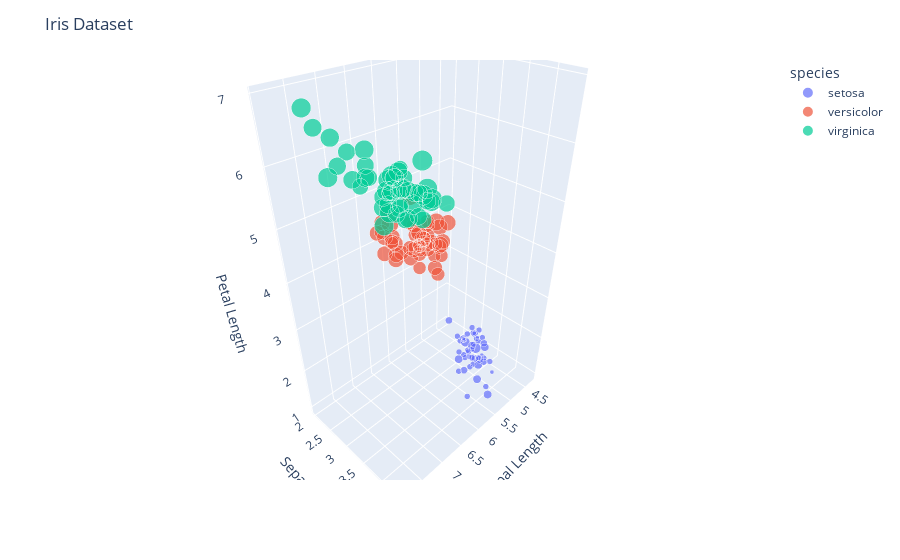

Notebook code cell kept with this figure:
### Code cell
fig = px.scatter_3d(iris_df, x="sepal_length", y="sepal_width", z="petal_length", color="species", size="petal_width", opacity=0.7)

# Add titles and axis labels
fig.update_layout(
    title="Iris Dataset",
    scene=dict(
        xaxis_title="Sepal Length",
        yaxis_title="Sepal Width",
        zaxis_title="Petal Length"
    )
)

# Show the plot
fig.show()

### Figure 1 — Plotly figure (JSON) as saved in the notebook; plotly's stock layout.template omitted (floating-point values rounded to 4 significant figures)
{"data": [{"hovertemplate": "species=setosa<br>sepal_length=%{x}<br>sepal_width=%{y}<br>petal_length=%{z}<br>petal_width=%{marker.size}<extra></extra>", "legendgroup": "setosa", "marker": {"color": "#636efa", "opacity": 0.7, "size": [0.2, 0.2, 0.2, 0.2, 0.2, 0.4, 0.3, 0.2, 0.2, 0.1, 0.2, 0.2, 0.1, 0.1, 0.2, 0.4, 0.4, 0.3, 0.3, 0.3, 0.2, 0.4, 0.2, 0.5, 0.2, 0.2, 0.4, 0.2, 0.2, 0.2, 0.2, 0.4, 0.1, 0.2, 0.2, 0.2, 0.2, 0.1, 0.2, 0.2, 0.3, 0.3, 0.2, 0.6, 0.4, 0.3, 0.2, 0.2, 0.2, 0.2], "sizemode": "area", "sizeref": 0.00625, "symbol": "circle"}, "mode": "markers", "name": "setosa", "scene": "scene", "showlegend": true, "type": "scatter3d", "x": [5.1, 4.9, 4.7, 4.6, 5, 5.4, 4.6, 5, 4.4, 4.9, 5.4, 4.8, 4.8, 4.3, 5.8, 5.7, 5.4, 5.1, 5.7, 5.1, 5.4, 5.1, 4.6, 5.1, 4.8, 5, 5, 5.2, 5.2, 4.7, 4.8, 5.4, 5.2, 5.5, 4.9, 5, 5.5, 4.9, 4.4, 5.1, 5, 4.5, 4.4, 5, 5.1, 4.8, 5.1, 4.6, 5.3, 5], "y": [3.5, 3, 3.2, 3.1, 3.6, 3.9, 3.4, 3.4, 2.9, 3.1, 3.7, 3.4, 3, 3, 4, 4.4, 3.9, 3.5, 3.8, 3.8, 3.4, 3.7, 3.6, 3.3, 3.4, 3, 3.4, 3.5, 3.4, 3.2, 3.1, 3.4, 4.1, 4.2, 3.1, 3.2, 3.5, 3.6, 3, 3.4, 3.5, 2.3, 3.2, 3.5, 3.8, 3, 3.8, 3.2, 3.7, 3.3], "z": [1.4, 1.4, 1.3, 1.5, 1.4, 1.7, 1.4, 1.5, 1.4, 1.5, 1.5, 1.6, 1.4, 1.1, 1.2, 1.5, 1.3, 1.4, 1.7, 1.5, 1.7, 1.5, 1, 1.7, 1.9, 1.6, 1.6, 1.5, 1.4, 1.6, 1.6, 1.5, 1.5, 1.4, 1.5, 1.2, 1.3, 1.4, 1.3, 1.5, 1.3, 1.3, 1.3, 1.6, 1.9, 1.4, 1.6, 1.4, 1.5, 1.4]}, {"hovertemplate": "species=versicolor<br>sepal_length=%{x}<br>sepal_width=%{y}<br>petal_length=%{z}<br>petal_width=%{marker.size}<extra></extra>", "legendgroup": "versicolor", "marker": {"color": "#EF553B", "opacity": 0.7, "size": [1.4, 1.5, 1.5, 1.3, 1.5, 1.3, 1.6, 1, 1.3, 1.4, 1, 1.5, 1, 1.4, 1.3, 1.4, 1.5, 1, 1.5, 1.1, 1.8, 1.3, 1.5, 1.2, 1.3, 1.4, 1.4, 1.7, 1.5, 1, 1.1, 1, 1.2, 1.6, 1.5, 1.6, 1.5, 1.3, 1.3, 1.3, 1.2, 1.4, 1.2, 1, 1.3, 1.2, 1.3, 1.3, 1.1, 1.3], "sizemode": "area", "sizeref": 0.00625, "symbol": "circle"}, "mode": "markers", "name": "versicolor", "scene": "scene", "showlegend": true, "type": "scatter3d", "x": [7, 6.4, 6.9, 5.5, 6.5, 5.7, 6.3, 4.9, 6.6, 5.2, 5, 5.9, 6, 6.1, 5.6, 6.7, 5.6, 5.8, 6.2, 5.6, 5.9, 6.1, 6.3, 6.1, 6.4, 6.6, 6.8, 6.7, 6, 5.7, 5.5, 5.5, 5.8, 6, 5.4, 6, 6.7, 6.3, 5.6, 5.5, 5.5, 6.1, 5.8, 5, 5.6, 5.7, 5.7, 6.2, 5.1, 5.7], "y": [3.2, 3.2, 3.1, 2.3, 2.8, 2.8, 3.3, 2.4, 2.9, 2.7, 2, 3, 2.2, 2.9, 2.9, 3.1, 3, 2.7, 2.2, 2.5, 3.2, 2.8, 2.5, 2.8, 2.9, 3, 2.8, 3, 2.9, 2.6, 2.4, 2.4, 2.7, 2.7, 3, 3.4, 3.1, 2.3, 3, 2.5, 2.6, 3, 2.6, 2.3, 2.7, 3, 2.9, 2.9, 2.5, 2.8], "z": [4.7, 4.5, 4.9, 4, 4.6, 4.5, 4.7, 3.3, 4.6, 3.9, 3.5, 4.2, 4, 4.7, 3.6, 4.4, 4.5, 4.1, 4.5, 3.9, 4.8, 4, 4.9, 4.7, 4.3, 4.4, 4.8, 5, 4.5, 3.5, 3.8, 3.7, 3.9, 5.1, 4.5, 4.5, 4.7, 4.4, 4.1, 4, 4.4, 4.6, 4, 3.3, 4.2, 4.2, 4.2, 4.3, 3, 4.1]}, {"hovertemplate": "species=virginica<br>sepal_length=%{x}<br>sepal_width=%{y}<br>petal_length=%{z}<br>petal_width=%{marker.size}<extra></extra>", "legendgroup": "virginica", "marker": {"color": "#00cc96", "opacity": 0.7, "size": [2.5, 1.9, 2.1, 1.8, 2.2, 2.1, 1.7, 1.8, 1.8, 2.5, 2, 1.9, 2.1, 2, 2.4, 2.3, 1.8, 2.2, 2.3, 1.5, 2.3, 2, 2, 1.8, 2.1, 1.8, 1.8, 1.8, 2.1, 1.6, 1.9, 2, 2.2, 1.5, 1.4, 2.3, 2.4, 1.8, 1.8, 2.1, 2.4, 2.3, 1.9, 2.3, 2.5, 2.3, 1.9, 2, 2.3, 1.8], "sizemode": "area", "sizeref": 0.00625, "symbol": "circle"}, "mode": "markers", "name": "virginica", "scene": "scene", "showlegend": true, "type": "scatter3d", "x": [6.3, 5.8, 7.1, 6.3, 6.5, 7.6, 4.9, 7.3, 6.7, 7.2, 6.5, 6.4, 6.8, 5.7, 5.8, 6.4, 6.5, 7.7, 7.7, 6, 6.9, 5.6, 7.7, 6.3, 6.7, 7.2, 6.2, 6.1, 6.4, 7.2, 7.4, 7.9, 6.4, 6.3, 6.1, 7.7, 6.3, 6.4, 6, 6.9, 6.7, 6.9, 5.8, 6.8, 6.7, 6.7, 6.3, 6.5, 6.2, 5.9], "y": [3.3, 2.7, 3, 2.9, 3, 3, 2.5, 2.9, 2.5, 3.6, 3.2, 2.7, 3, 2.5, 2.8, 3.2, 3, 3.8, 2.6, 2.2, 3.2, 2.8, 2.8, 2.7, 3.3, 3.2, 2.8, 3, 2.8, 3, 2.8, 3.8, 2.8, 2.8, 2.6, 3, 3.4, 3.1, 3, 3.1, 3.1, 3.1, 2.7, 3.2, 3.3, 3, 2.5, 3, 3.4, 3], "z": [6, 5.1, 5.9, 5.6, 5.8, 6.6, 4.5, 6.3, 5.8, 6.1, 5.1, 5.3, 5.5, 5, 5.1, 5.3, 5.5, 6.7, 6.9, 5, 5.7, 4.9, 6.7, 4.9, 5.7, 6, 4.8, 4.9, 5.6, 5.8, 6.1, 6.4, 5.6, 5.1, 5.6, 6.1, 5.6, 5.5, 4.8, 5.4, 5.6, 5.1, 5.1, 5.9, 5.7, 5.2, 5, 5.2, 5.4, 5.1]}], "layout": {"legend": {"itemsizing": "constant", "title": {"text": "species"}, "tracegroupgap": 0}, "margin": {"t": 60}, "scene": {"domain": {"x": [0, 1], "y": [0, 1]}, "xaxis": {"title": {"text": "Sepal Length"}}, "yaxis": {"title": {"text": "Sepal Width"}}, "zaxis": {"title": {"text": "Petal Length"}}}, "title": {"text": "Iris Dataset"}}}
